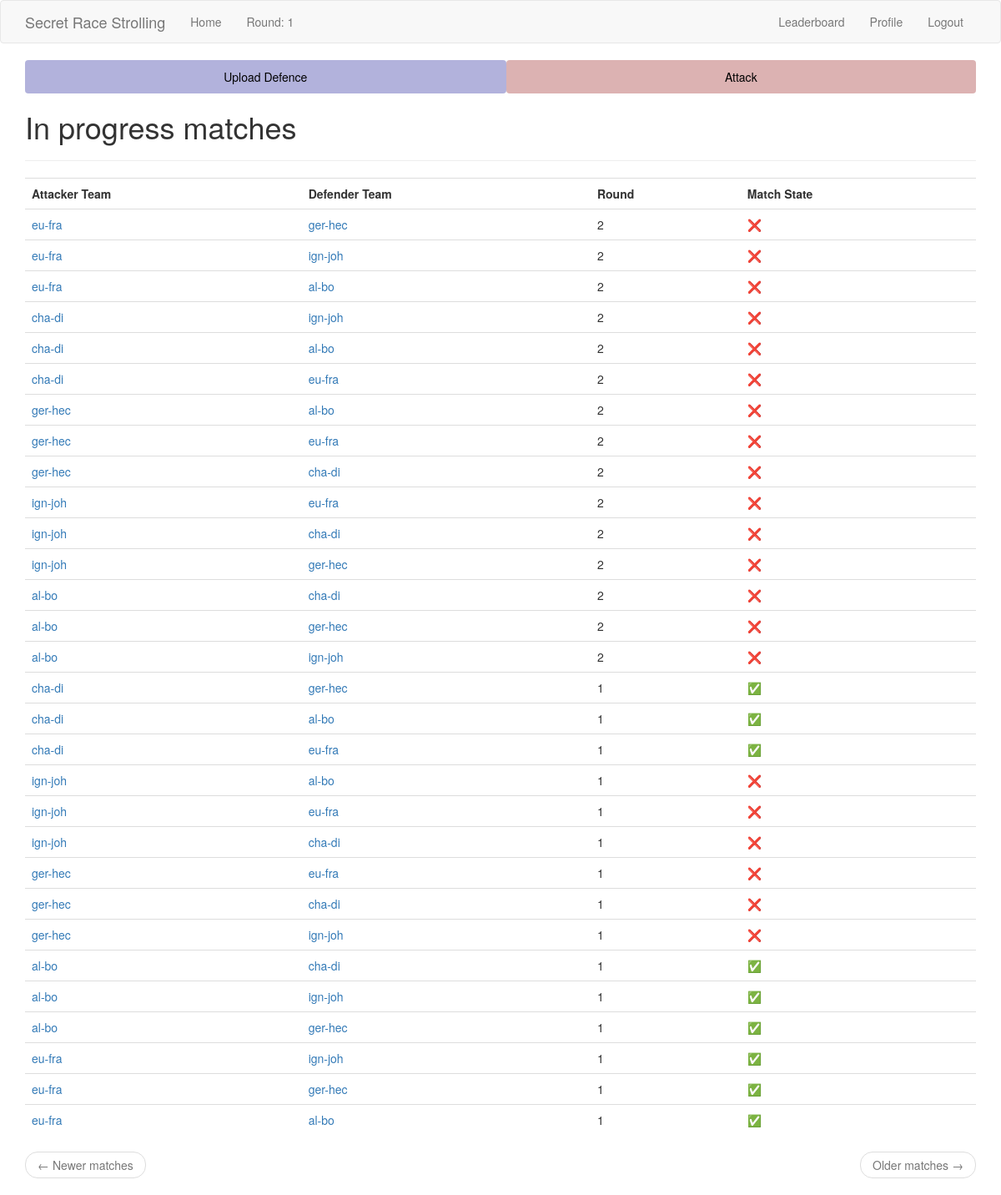
Before: /index (signed in) with the older database file.
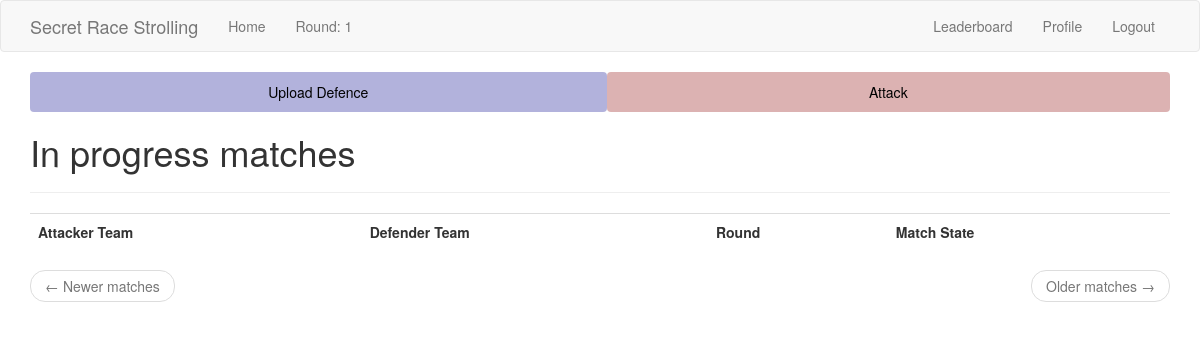
After: the same page with the newer database file.
### app/models.py (models this page shows, shortened)
class Match(db.Model):
    id = db.Column(db.Integer, primary_key=True)
    defender_team_id = db.Column(db.Integer, db.ForeignKey("team.id"))
    attacker_team_id = db.Column(db.Integer, db.ForeignKey("team.id"))
    round = db.Column(db.Integer, index=True)
    __table_args__ = (
        db.UniqueConstraint(
            "defender_team_id",
            "attacker_team_id",
            "round",
            name="_match_pair_once_per_round",
        ),
    )
    attacks = db.relationship(
        "Attack",
        backref="match",
        foreign_keys="Attack.match_id",
        lazy="dynamic",
    )
    @staticmethod
    def paginate_and_itemize_match_query(
        matches: Query, page: int, matches_per_page: int, current_user_team: Team
    ) -> tuple[Pagination, list[dict]]:
        matches_sub = matches.subquery()
        attacks_done = (
            db.session.query(matches_sub.c.id)
            .join(Attack, Attack.match_id == matches_sub.c.id)
            .all()
        )
        attacks_done = [attack_done[0] for attack_done in attacks_done]
        paginated = matches.paginate(page, matches_per_page)
        matches_items = paginated.items
        for m in matches_items:
            m.match_done = m.id in attacks_done
        return paginated, matches_items

class Team(db.Model):
    id = db.Column(db.Integer, primary_key=True)
    team_name = db.Column(db.String(64), index=True, unique=True)
    member1_id = db.Column(db.Integer, db.ForeignKey("user.id"), unique=True)
    member2_id = db.Column(db.Integer, db.ForeignKey("user.id"), unique=True)
    defences = db.relationship(
        "Defence",
        backref="defender_team",
        foreign_keys="Defence.defender_team_id",
        lazy="dynamic",
    )
    defence_matches = db.relationship(
        "Match",
        backref="defender_team",
        foreign_keys="Match.defender_team_id",
        lazy="dynamic",
    )
    attack_matches = db.relationship(
        "Match",
        backref="attacker_team",
        foreign_keys="Match.attacker_team_id",
        lazy="dynamic",
    )

### app/routes.py (the view)
@app.route("/")
@app.route("/index", methods=["GET"])
@login_required
def index():
    page = request.args.get("page", 1, type=int)
    pagination, matches_items = Match.paginate_and_itemize_match_query(
        db.session.query(Match).order_by(Match.round.desc()),
        page,
        app.config["MATCHES_PER_PAGE"],
        current_user.team(),
    )
    next_url = (
        url_for("index", page=pagination.next_num) if pagination.has_next else None
    )
    prev_url = (
        url_for("index", page=pagination.prev_num) if pagination.has_prev else None
    )
    return render_template(
        "index.html",
        title="Home",
        matches=matches_items,
        next_url=next_url,
        prev_url=prev_url,
    )

### app/models.py (called while the page is built)
@login.user_loader
def load_user(id: int) -> User:
    return User.query.get(int(id))

    def team(self) -> Optional["Team"]:
        return (
            db.session.query(Team)
            .filter(or_(Team.member1_id == self.id, Team.member2_id == self.id))
            .first()
        )

    def has_team(self) -> bool:
        return self.team() is not None

### app/templates/index.html
{% extends "base.html" %}
{% import 'bootstrap/wtf.html' as wtf %}
{% block app_content %}
<h1>
    In progress matches
</h1>
<hr>
<table class="table table-hover">
    <tr>
        <th>Attacker Team</th>
        <th>Defender Team</th>
        <th>Round</th>
        <th>Match State</th>
    </tr>
    {% for match in matches %}
    {% include '_match.html' %}
    {% endfor %}
</table>
<nav aria-label="...">
    <ul class="pager">
        <li class="previous{% if not prev_url %} disabled{% endif %}">
            <a href="{{ prev_url or '#' }}">
                <span aria-hidden="true">&larr;</span> Newer matches
            </a>
        </li>
        <li class="next{% if not next_url %} disabled{% endif %}">
            <a href="{{ next_url or '#' }}">
                Older matches <span aria-hidden="true">&rarr;</span>
            </a>
        </li>
    </ul>
</nav>
{% endblock %}

### app/templates/_match.html
<tr>
    <td>
        <a href="{{ url_for('team', team_name=match.attacker_team.team_name) }}">
            {{ match.attacker_team.team_name }}</a>
    </td>
    <td>
        <a href="{{ url_for('team', team_name=match.defender_team.team_name) }}">{{ match.defender_team.team_name }}
        </a>
    </td>
    <td>
        {{ match.round }}
    </td>
    <td>
        {% if match.match_done %} ✅ {% else %} ❌ {% endif %}
    </td>
</tr>

Changed rows visible on the page:
removed Match: attacker_team.team_name "eu-fra", defender_team.team_name "ger-hec", round "2"
removed Match: attacker_team.team_name "eu-fra", defender_team.team_name "ign-joh", round "2"
removed Match: attacker_team.team_name "eu-fra", defender_team.team_name "al-bo", round "2"
removed Match: attacker_team.team_name "cha-di", defender_team.team_name "ign-joh", round "2"
removed Match: attacker_team.team_name "cha-di", defender_team.team_name "al-bo", round "2"
removed Match: attacker_team.team_name "cha-di", defender_team.team_name "eu-fra", round "2"
removed Match: attacker_team.team_name "ger-hec", defender_team.team_name "al-bo", round "2"
removed Match: attacker_team.team_name "ger-hec", defender_team.team_name "eu-fra", round "2"
removed Match: attacker_team.team_name "ger-hec", defender_team.team_name "cha-di", round "2"
removed Match: attacker_team.team_name "ign-joh", defender_team.team_name "eu-fra", round "2"
removed Match: attacker_team.team_name "ign-joh", defender_team.team_name "cha-di", round "2"
removed Match: attacker_team.team_name "ign-joh", defender_team.team_name "ger-hec", round "2"
removed Match: attacker_team.team_name "al-bo", defender_team.team_name "cha-di", round "2"
removed Match: attacker_team.team_name "al-bo", defender_team.team_name "ger-hec", round "2"
removed Match: attacker_team.team_name "al-bo", defender_team.team_name "ign-joh", round "2"
removed Match: attacker_team.team_name "cha-di", defender_team.team_name "ger-hec", round "1"
removed Match: attacker_team.team_name "cha-di", defender_team.team_name "al-bo", round "1"
removed Match: attacker_team.team_name "cha-di", defender_team.team_name "eu-fra", round "1"
removed Match: attacker_team.team_name "ign-joh", defender_team.team_name "al-bo", round "1"
removed Match: attacker_team.team_name "ign-joh", defender_team.team_name "eu-fra", round "1"
removed Match: attacker_team.team_name "ign-joh", defender_team.team_name "cha-di", round "1"
removed Match: attacker_team.team_name "ger-hec", defender_team.team_name "eu-fra", round "1"
removed Match: attacker_team.team_name "ger-hec", defender_team.team_name "cha-di", round "1"
removed Match: attacker_team.team_name "ger-hec", defender_team.team_name "ign-joh", round "1"
removed Match: attacker_team.team_name "al-bo", defender_team.team_name "cha-di", round "1"
removed Match: attacker_team.team_name "al-bo", defender_team.team_name "ign-joh", round "1"
removed Match: attacker_team.team_name "al-bo", defender_team.team_name "ger-hec", round "1"
removed Match: attacker_team.team_name "eu-fra", defender_team.team_name "ign-joh", round "1"
removed Match: attacker_team.team_name "eu-fra", defender_team.team_name "ger-hec", round "1"
removed Match: attacker_team.team_name "eu-fra", defender_team.team_name "al-bo", round "1"
